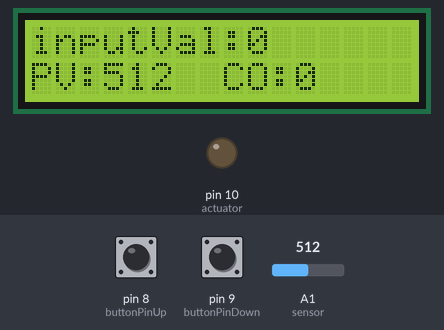
The sketch below on a simulated Arduino Uno, built with avr-gcc and run on an emulated ATmega328P. On the bench: 16×2 character LCD, output pins drawn as LEDs (lit = HIGH). The inputs (shaded band) are chosen by the test bench; at power-on: pin 8 (buttonPinUp) HIGH, pin 9 (buttonPinDown) HIGH, A1 (sensor) = 512. What the sketch prints to the serial monitor is not drawn.

Above: at 1.2 s.
1.3 s: pin 8 (buttonPinUp) pulled LOW for 0.15 s
At 2.3 s:
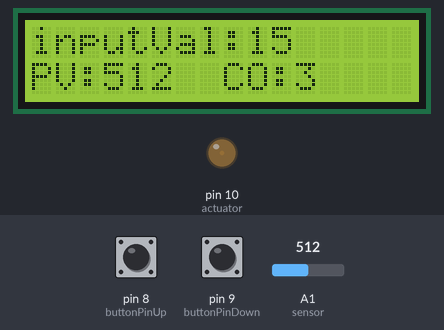
4.4 s: pin 9 (buttonPinDown) pulled LOW for 1 s
At 5.3 s:
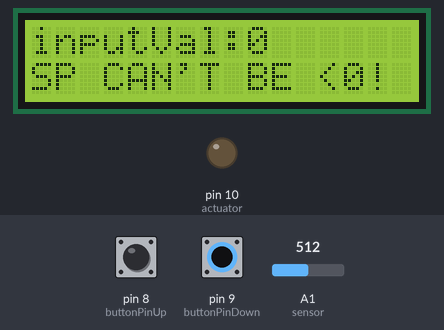
8.4 s: pin 8 (buttonPinUp) pulled LOW for 1 s
At 10.8 s:
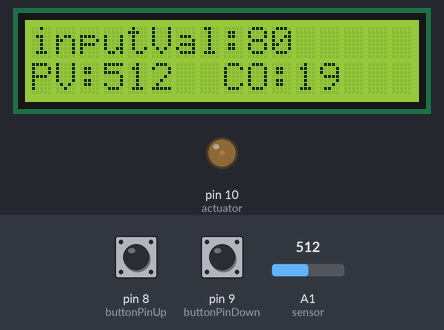
12.4 s: pin 8 (buttonPinUp) pulled LOW for 3.2 s
At 16.5 s:
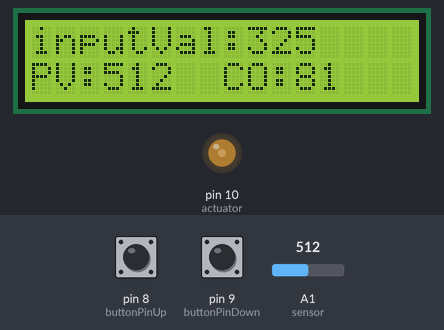
17.2 s: A1 (sensor) set to 104
At 17.6 s:
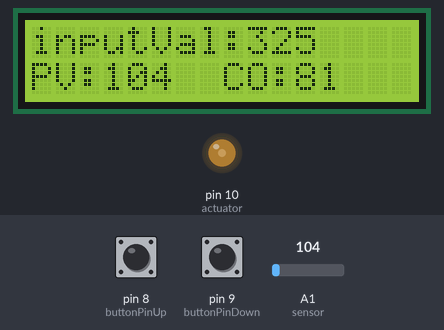
18.7 s: A1 (sensor) set to 90
At 19.8 s:
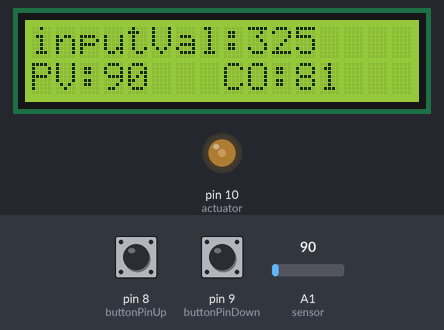
Timing chart, 0 to 21.2 s (numbered marks = the images above; inputs shaded):
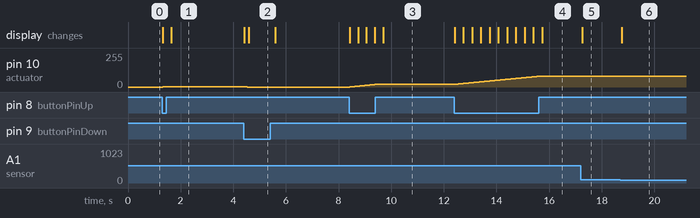

The sketch:

Manual_Control_V2_FINAL.ino
```cpp
#include <LiquidCrystal.h> // Include the LiquidCrystal library for controlling the LCD

// Define pins for the up and down buttons
const int buttonPinUp = 8;
const int buttonPinDown = 9;

// Initialize button states and debounce variables
bool buttonStateUp, lastbuttonStateUp, buttonStateDown, lastbuttonStateDown = false;  // Current and previous states of both buttons
// Variables for button states (last and current): initially all false (unpressed)
unsigned long lastButtonPressUp, lastButtonPressDown = 0; // Time of the last button press for both buttons
// Variables for storing the last button press times: initially 0
const unsigned long debounceDelay = 50; // Define debounce delay as 50 ms to avoid multiple triggers of the buttons

// Define LCD pin connections
const int rs = 12, en = 11, d4 = 5, d5 = 4, d6 = 3, d7 = 2; // These are the LCD interface pins
LiquidCrystal lcd(rs, en, d4, d5, d6, d7);  // Initialize the LCD object with the pin connections

// Define variables for the sensor pin, actuator pin, process value, input value, and control output
int sensor = A1;
//int inputPin = A5; // Use this input when using potentiometer as the SP
int actuator = 10; // The pin for the actuator is 10
int PV = 0; // Process Variable initially is set to 0
int inputValue = 0; // inputValue initially is set to 0
int CO = 0; // Control Output initially is set to 0

void setup() {
  pinMode(actuator, OUTPUT);  // Set the actuator pin as output
  Serial.begin(9600);  // Begin serial communication at 9600 baud rate for debugging

  lcd.begin(16, 2); // Start the LCD at 16 cols and 2 rows

  // Set the button pins as input pull-ups
  pinMode(buttonPinUp, INPUT_PULLUP);
  pinMode(buttonPinDown, INPUT_PULLUP);
}

void loop() {
  PV = analogRead(sensor);  // Read the sensor value
  //inputValue = analogRead(inputPin);  // Use this input when using potentiometer as the SP
  CO = map(inputValue, 0, 1023, 0, 255);  // Map the input value to a range suitable for the actuator
  analogWrite(actuator, CO);  // Write the mapped value to the actuator

  // Print debugging information to the serial monitor
  // These lines print out the input, CO and PV values to the serial monitor
  Serial.print("input = ");
  Serial.print(inputValue);
  Serial.print("\t CO = ");
  Serial.print(CO);
  Serial.print("\t PV = ");
  Serial.print(PV);
  Serial.println();

  // Read the state of the up and down buttons
 buttonStateUp = digitalRead(buttonPinUp);  // Reads the state of the up button
  buttonStateDown = digitalRead(buttonPinDown);  // Reads the state of the down button


  if (!buttonStateUp && (millis() - lastButtonPressUp) > debounceDelay) { // If the up button is pressed and debounced
    inputValue += 5; // increment the inputValue by 5
    if (inputValue < 0) { // if inputValue goes below 0
      inputValue = 0; // reset it back to 0
      lcd.setCursor(0, 1); // set the cursor of the LCD to column 0, row 1
      lcd.print("SP can't be < 0!"); // print the error message to the LCD
      delay(1000); // delay for 1 second
    } else if (inputValue > 1024) { // if inputValue goes above 1024
      inputValue = 1020; // set it back to 1020
      lcd.setCursor(0, 1); // set the cursor of the LCD to column 0, row 1
      lcd.print("SP CAN'T BE>1024!"); // print the error message to the LCD
      delay(1000); // delay for 1 second
    }
    lastButtonPressUp = millis(); // save the current time as the last button press time
  }
  lastbuttonStateUp = buttonStateUp; // save the current button state as the last button state


  if (!buttonStateDown && (millis() - lastButtonPressDown) > debounceDelay) { // If the down button is pressed and debounced
    inputValue -= 5; // decrement the inputValue by 5
    if (inputValue < 0) { // if inputValue goes below 0
      inputValue = 0; // reset it back to 0
      lcd.setCursor(0, 1); // set the cursor of the LCD to column 0, row 1
      lcd.print("SP CAN'T BE <0!"); // print the error message to the LCD
      delay(1000); // delay for 1 second
    } else if (inputValue > 1024) { // if inputValue goes above 1024
      inputValue = 1020; // set it back to 1020
      lcd.setCursor(0, 1); // set the cursor of the LCD to column 0, row 1
      lcd.print("SP CAN'T BE>1024!"); // print the error message to the LCD
      delay(1000); // delay for 1 second
    }
    lastButtonPressDown = millis(); // save the current time as the last button press time
  }
  lastbuttonStateDown = buttonStateDown; // save the current button state as the last button state

  lcd.clear(); // clears the LCD screen
  // Display inputValue on the first row of the LCD
  lcd.setCursor(0, 0); // set the cursor of the LCD to column 0, row 0
  lcd.print("inputVal:"); // prints "inputVal:" to the LCD
  lcd.print(inputValue); // prints the current inputValue to the LCD

  // Display PV on the second row of the LCD
  lcd.setCursor(0, 1); // set the cursor of the LCD to column 0, row 1
  lcd.print("PV:"); // prints "PV:" to the LCD
  lcd.print(PV); // prints the current PV value to the LCD


  // Display CO on the second row of the LCD after "PV"
  lcd.setCursor(8, 1); // set the cursor of the LCD to column 8, row 1
  lcd.print("CO:"); // prints "CO:" to the LCD
  lcd.print(CO); // prints the current CO value to the LCD
}
```

Measured:
- after the input at 1.3 s, pin 10 (actuator): 0/255 → 1/255 at once, → 2/255 0.06 s later, → 3/255 0.06 s later; the display: first changes at once (image 1 shows a later state)
- after the input at 4.4 s, pin 10 (actuator): 3/255 → 2/255 at once, → 1/255 0.06 s later, → 0/255 0.06 s later; the display: first changes at once (image 2 shows a later state)
- after the input at 8.4 s, pin 10 (actuator): moves from 0/255 to 19/255 over 0.95 s, starting at once; the display: first changes at once (image 3 shows a later state)
- after the input at 12.4 s, pin 10 (actuator): moves from 19/255 to 81/255 over 3.2 s, starting at once; the display: first changes at once (image 4 shows a later state)
- after the input at 17.2 s, the display: changes after 0.07 s (image 5)
- after the input at 18.7 s, the display: changes after 0.06 s (image 6)
